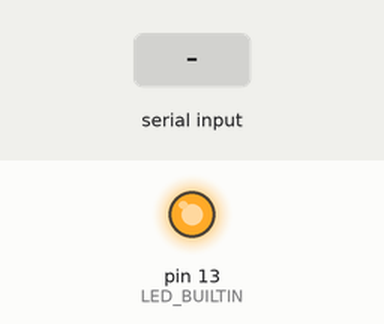
Recording of a sketch running on a simulated Arduino Uno, built with avr-gcc and run on an emulated ATmega328P. Shown: output pins drawn as LEDs (lit = HIGH). Inputs (shaded band) come from the test bench. What the sketch prints to the serial monitor is not drawn.

Above: at 1.2 s.
1.3 s: "J" received over Serial
At 3.5 s:
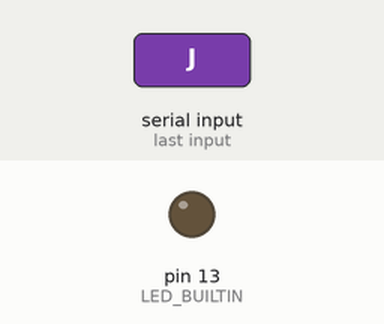
4.3 s: "E" received over Serial
At 7.0 s:
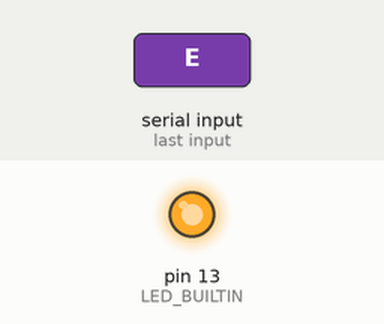
Timing chart, 0 to 8.5 s (numbered marks = the images above; inputs shaded):
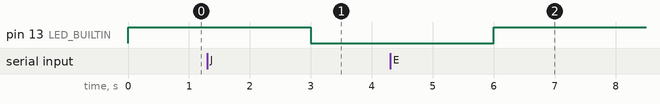

Measured:
- after the input at 1.3 s, pin 13 (LED_BUILTIN): HIGH → LOW after 1.7 s
- after the input at 4.3 s, pin 13 (LED_BUILTIN): LOW → HIGH after 1.7 s

The sketch:

LAB2_CABELLO.ino
```cpp
char entrada = 0;

void setup() {
  // put your setup code here, to run once:
  pinMode(LED_BUILTIN, OUTPUT);
  digitalWrite(LED_BUILTIN, HIGH);
  Serial.begin(9600);
  Serial.println("Casa");
}

void loop() {
  // put your main code here, to run repeatedly:

    entrada = Serial.read();
    Serial.println(entrada);
    delay(1000);
    if(entrada == 'J'){
          digitalWrite(LED_BUILTIN, LOW);
          delay(1000);
    }
    if(entrada == 'E'){
          digitalWrite(LED_BUILTIN, HIGH);
          delay(1000);
    }
}
```
